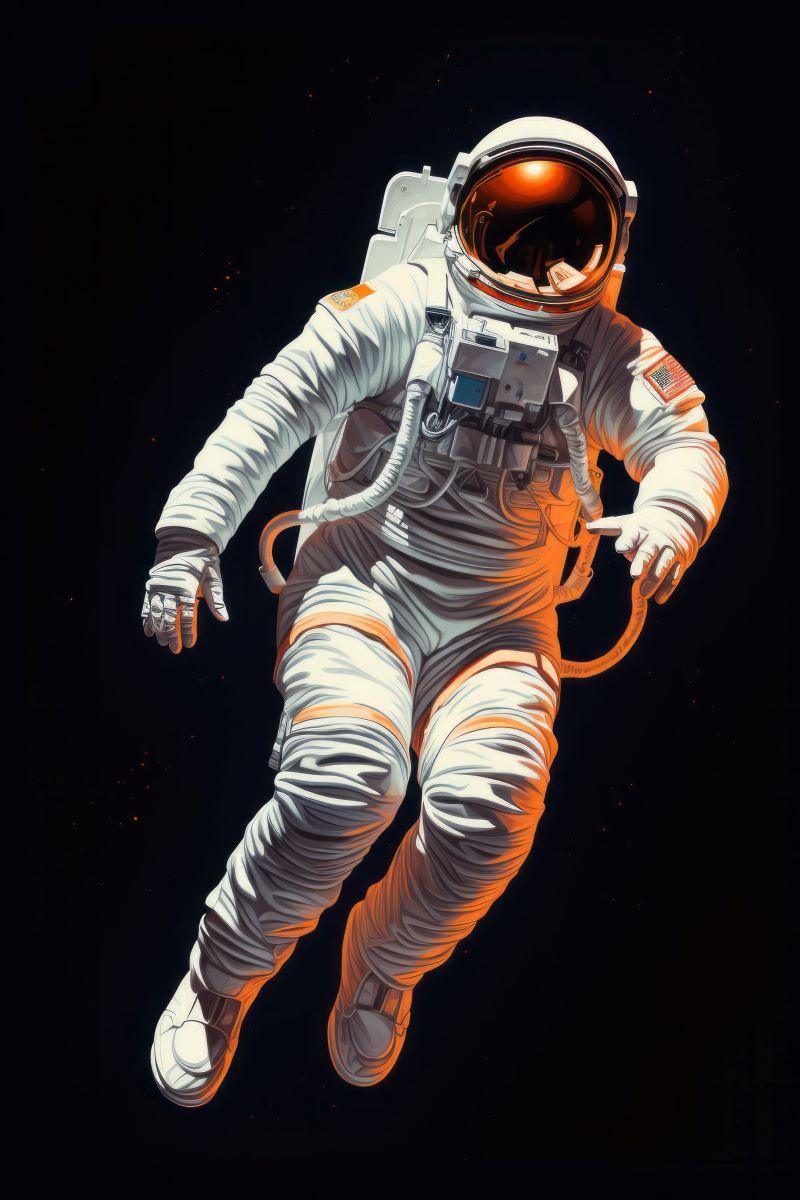
#> input picture fmi-2025-01-intro-opencv/data/astronaut_s.jpg, 800 x 1200 px, found by its file name
$ python steerable_pyramid.py
#> lines starting #> are read from the running program, lines starting #| are printed output that depends on the picture
import pyrtools as pt
import numpy as np
from PIL import Image
import matplotlib.pyplot as plt

# 1. Load a grayscale image
# Replace 'your_image.jpg' with a path to a real image
img = np.array(Image.open(r'data\astronaut_s.jpg').convert('L'))
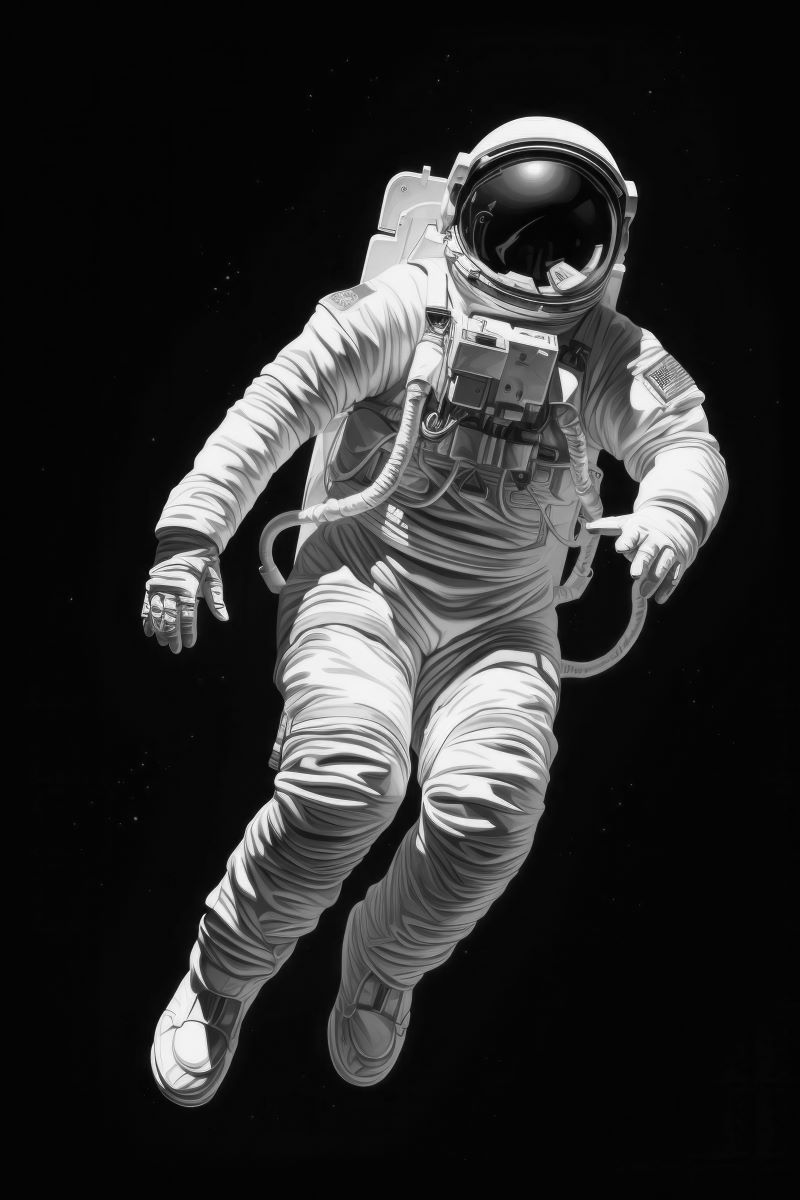
#> img: shape (1200, 800); min 0, max 255, mean 44.5

# 2. Decompose the image using a Steerable Pyramid
# height='auto' automatically determines max depth
# order=3 creates 4 orientation bands (order+1)
#> (the run stopped early here; a loop or call above may not have finished)
